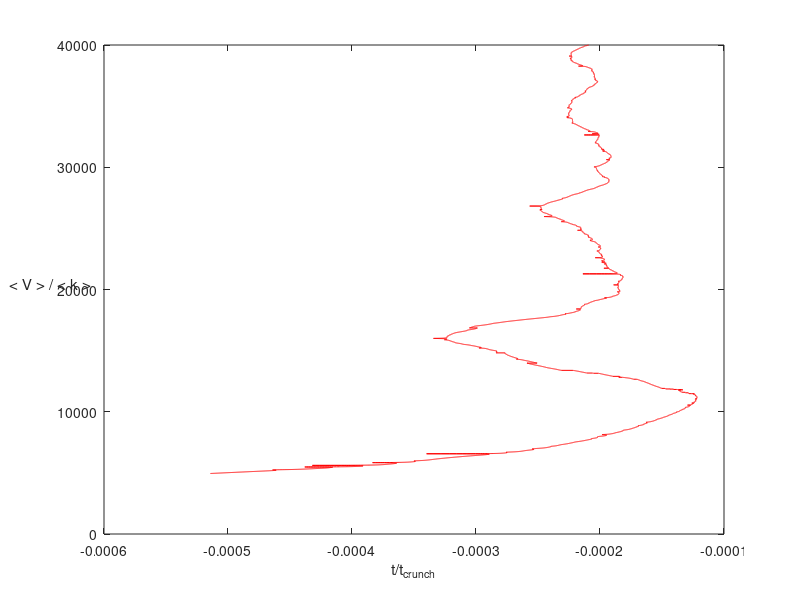

The MATLAB script that drew this image:
fid=fopen('ergodic100.txt')
    s = textscan(fid,'%f %f')
fclose(fid)

x=s{1};
y=s{2};

y = y/10000;
plot(y,x,'red')
xlabel('t/t_{crunch}')
ylabel('< V > / < k >','Rotation',0)
%title('The system potential energy over the average kintic energy ')